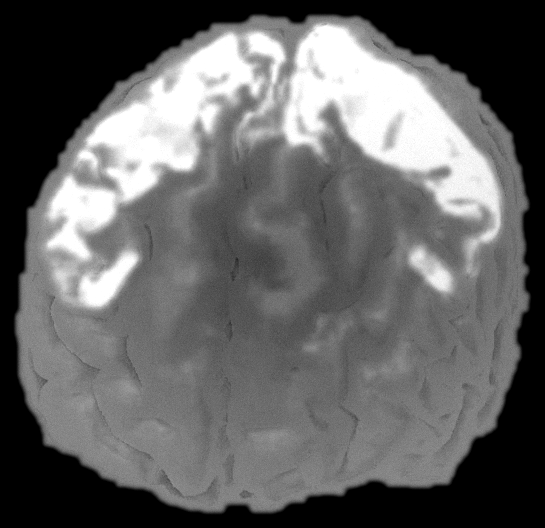
#> input picture vopo/pagoda/Neurotorium_3_T2_FLAIR.png, 545 x 528 px
$ python -i 7T-flair-segment-eVal.py   (imports and definitions only)
#> lines starting #> are read from the running program, lines starting #| are printed output that depends on the picture; after the words box and inside, x2 and y2 are one past the last pixel; in counts of white or black regions, pixels touching at a corner belong together
#!/usr/bin/env python3
"""
╔══════════════════════════════════════════════════════════════════════════════╗
║  PAGODA-Net: 7T FLAIR Tumor Segmentation Accuracy & Metrics Calculator     ║
║  ─────────────────────────────────────────────────────────────────────────  ║
║                                                                            ║
║  This script performs end-to-end evaluation of tumor segmentation on       ║
║  the projected 7T FLAIR image:                                             ║
║                                                                            ║
║    1. Extracts ground truth tumor masks from the color overlay image       ║
║    2. Segments tumors from the FLAIR image using anomaly detection         ║
║    3. Computes per-tumor and overall metrics:                              ║
║       • Accuracy, Precision, Recall, Specificity                           ║
║       • Dice Score (F1), IoU (Jaccard), F2 Score                           ║
║       • Hausdorff Distance (HD), HD95, Normalized Surface Dice (NSD)       ║
║    4. Performs instance-level matching (per-tumor IoU-based)                ║
║    5. Generates a visual confusion report and CSV summary                  ║
║                                                                            ║
║  Usage:                                                                    ║
║    python flair_segmentation_eval.py                                       ║
║    python flair_segmentation_eval.py --flair path.png --overlay path.png   ║
║    python flair_segmentation_eval.py --flair path.png --gt-mask mask.png   ║
║                                                                            ║
║  Dependencies: numpy, scipy, Pillow                                        ║
╚══════════════════════════════════════════════════════════════════════════════╝
"""

import os
import csv
import argparse
import numpy as np
from dataclasses import dataclass, field
from typing import List, Dict, Tuple, Optional

from scipy.ndimage import (
    gaussian_filter,
    binary_fill_holes,
    binary_dilation,
    binary_erosion,
    label as ndimage_label,
    distance_transform_edt,
)
from PIL import Image, ImageDraw, ImageFont


# ═══════════════════════════════════════════════════════════════════════════════
#  CONFIGURATION
# ═══════════════════════════════════════════════════════════════════════════════

# Default file paths (used when running without CLI arguments)
DEFAULT_FLAIR_PATH = "7T8_FLAIR_realistic.png"
DEFAULT_OVERLAY_PATH = "7T8_overlay_realistic.png"
DEFAULT_7T_TUMOR_PATH = "7T8_tumors_realistic.png"
DEFAULT_OUTPUT_DIR = "flair_eval_results"

EPS = 1e-8

# Colors for confusion overlay
COLOR_TP = (0, 200, 0)       # Green  — correctly detected tumor
COLOR_FP = (255, 50, 50)     # Red    — false alarm
COLOR_FN = (50, 100, 255)    # Blue   — missed tumor
COLOR_TN = (0, 0, 0)         # Black  — correct background


# ═══════════════════════════════════════════════════════════════════════════════
#  DATA CLASSES
# ═══════════════════════════════════════════════════════════════════════════════

@dataclass
class SegmentationMetrics:
    """All metrics for a single binary segmentation evaluation."""
    accuracy: float = 0.0
    precision: float = 0.0
    recall: float = 0.0
    specificity: float = 0.0
    dice: float = 0.0
    iou: float = 0.0
    f2_score: float = 0.0
    hausdorff: float = -1.0
    hausdorff_95: float = -1.0
    nsd: float = -1.0
    tp: int = 0
    fp: int = 0
    fn: int = 0
    tn: int = 0
    pred_volume: int = 0
    gt_volume: int = 0


@dataclass
class InstanceMatch:
    """A matched pair of GT and predicted tumor instances."""
    gt_id: int = 0
    pred_id: int = 0
    iou: float = 0.0
    dice: float = 0.0
    gt_area: int = 0
    pred_area: int = 0
    gt_centroid: Tuple[float, float] = (0, 0)
    pred_centroid: Tuple[float, float] = (0, 0)


@dataclass
class FullEvaluation:
    """Complete evaluation results."""
    overall: SegmentationMetrics = field(default_factory=SegmentationMetrics)
    per_instance: List[InstanceMatch] = field(default_factory=list)
    n_gt_tumors: int = 0
    n_pred_tumors: int = 0
    n_matched: int = 0
    n_false_positive: int = 0
    n_false_negative: int = 0
    mean_instance_dice: float = 0.0
    detection_rate: float = 0.0


# ═══════════════════════════════════════════════════════════════════════════════
#  METRIC COMPUTATION
# ═══════════════════════════════════════════════════════════════════════════════

# [190 lines left out: functions compute_metrics, _hausdorff, _nsd, extract_gt_from_overlay, extract_gt_from_difference, not called in this run]


# ═══════════════════════════════════════════════════════════════════════════════
#  FLAIR TUMOR SEGMENTATION (prediction)
# ═══════════════════════════════════════════════════════════════════════════════

def segment_flair_tumors(
    flair_path: str,
    min_area: int = 30,
    hyper_z_thresh: float = 2.0,
    hypo_z_thresh: float = -2.0,
) -> np.ndarray:
    """
    Segment tumors from a T2-FLAIR image using multi-scale anomaly detection.

    In FLAIR images:
      • Hyperintense tumors appear as BRIGHT spots (edema, gliosis)
      • Hypointense tumors appear as DARK spots (necrosis, hemorrhage)
      • Both are detected as deviations from local tissue mean

    Parameters
    ----------
    flair_path : str
        Path to the T2-FLAIR image.
    min_area : int
        Minimum tumor area in pixels to keep (filters noise).
    hyper_z_thresh : float
        Z-score threshold for hyperintense detection.
    hypo_z_thresh : float
        Z-score threshold for hypointense detection.

    Returns
    -------
    np.ndarray (bool)
        Binary predicted tumor mask.
    """
#> called with flair_path = 'Neurotorium_3_T2_FLAIR.png', min_area = 30, hyper_z_thresh = 2, hypo_z_thresh = -2
    print("  Segmenting tumors from FLAIR image...")

    img = Image.open(flair_path).convert("L")
    arr = np.array(img).astype(float)
    h, w = arr.shape
#> h = 528; w = 545

    # ── Brain mask ──
    brain = arr > 10
#> brain: shape (528, 545) bool; 72.6% white; 1 black region, box (x1, y1, x2, y2) and area: (0, 0, 545, 528) 78906
    brain = binary_fill_holes(brain)
    brain = binary_erosion(brain, iterations=3)
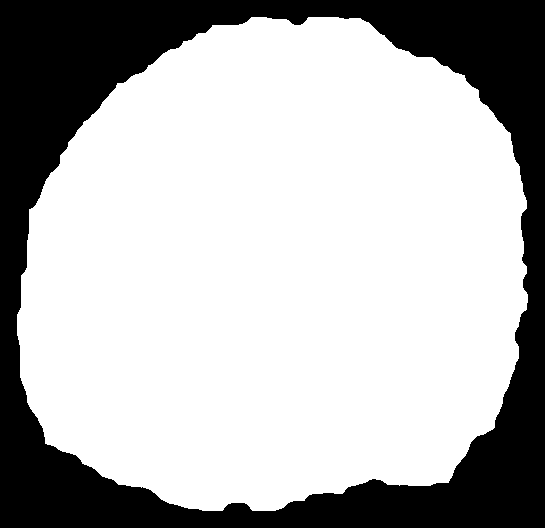
#> brain: shape (528, 545) bool; 70.9% white; 1 black region, box (x1, y1, x2, y2) and area: (0, 0, 545, 528) 83659
    brain = binary_dilation(brain, iterations=3)
#> brain: shape (528, 545) bool; 72.6% white; 1 black region, box (x1, y1, x2, y2) and area: (0, 0, 545, 528) 78970
    brain = binary_fill_holes(brain)
    lb, nb = ndimage_label(brain)
#> nb = 1
    if nb > 1:
        sizes = [np.sum(lb == i) for i in range(1, nb + 1)]
        brain = lb == (np.argmax(sizes) + 1)

    inner = binary_erosion(brain, iterations=6)
#> inner: shape (528, 545) bool; 69.3% white; 1 black region, box (x1, y1, x2, y2) and area: (0, 0, 545, 528) 88276

    # ── Multi-scale anomaly detection ──
    z_hyper = np.zeros_like(arr)
    z_hypo = np.zeros_like(arr)

    for sigma in [3, 5, 8, 12]:
        local_mean = gaussian_filter(arr, sigma=sigma)
        local_var = gaussian_filter((arr - local_mean) ** 2, sigma=sigma * 1.5)
        local_std = np.sqrt(local_var + EPS)

        z = (arr - local_mean) / (local_std + EPS)
        z_hyper = np.maximum(z_hyper, z)
        z_hypo = np.minimum(z_hypo, z)
#> this loop made 4 passes
#> pass 1, in segment_flair_tumors, `z = (arr - local_mean) / (local_std + EPS)`:
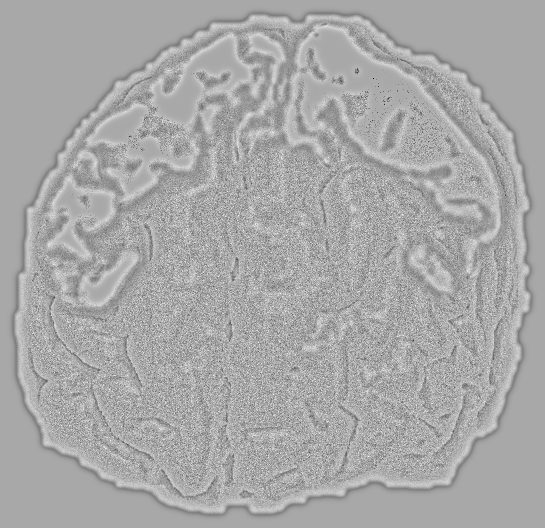
#> z: shape (528, 545) float64; min -7.94, max 4.06, mean 0.000416; drawn with min black and max white
#> after the loop:
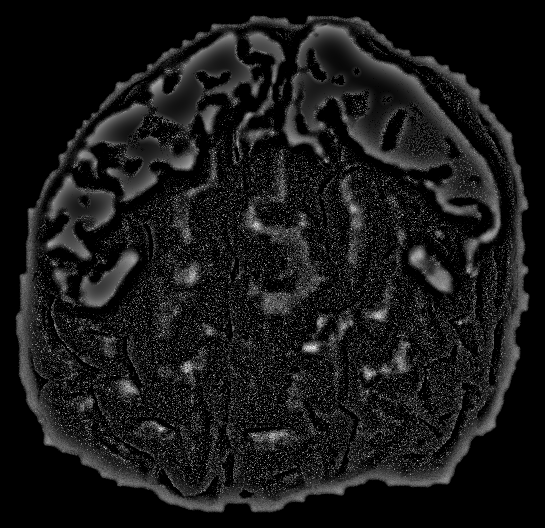
#> z_hyper: shape (528, 545) float64; min 0, max 4.4, mean 0.422; drawn with min black and max white
#> after the loop:
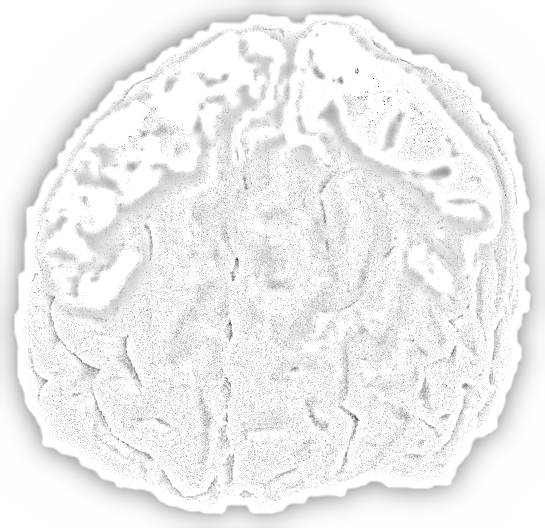
#> z_hypo: shape (528, 545) float64; min -7.94, max 0, mean -0.45; drawn with min black and max white

    # Hyperintense (bright spots)
    hyper_mask = (z_hyper > hyper_z_thresh) & inner
#> hyper_mask: shape (528, 545) bool; 1.9% white in thin lines or dots, all inside (x1, y1, x2, y2) = (21, 25, 525, 508)

    # Hypointense (dark spots) — exclude ventricles
    hypo_raw = (z_hypo < hypo_z_thresh) & inner & (arr > 5)
#> hypo_raw: shape (528, 545) bool; 1.8% white in thin lines or dots, all inside (x1, y1, x2, y2) = (30, 24, 517, 498)
    # Filter out ventricles (large dark connected regions)
    hypo_labeled, n_hypo = ndimage_label(hypo_raw)
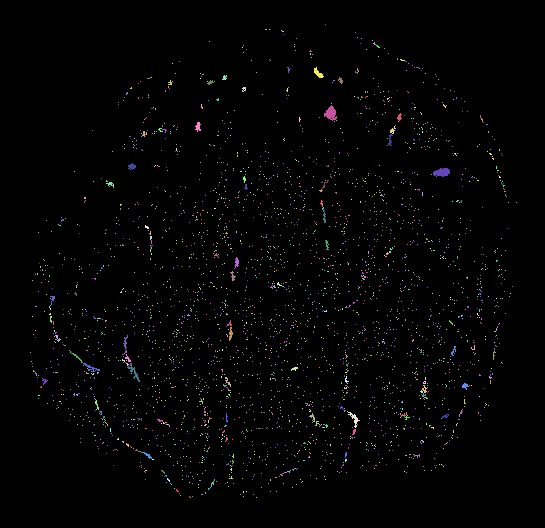
#> hypo_labeled: shape (528, 545) int32; 3089 distinct labels, from 0 to 3088; one colour per label, 0 black
#> n_hypo = 3088
    hypo_mask = np.zeros_like(hypo_raw)
    for i in range(1, n_hypo + 1):
        comp = hypo_labeled == i
        if comp.sum() < 500:  # not a ventricle
            hypo_mask |= comp

    # Combine
    tumor_raw = hyper_mask | hypo_mask
#> tumor_raw: shape (528, 545) bool; 3.7% white in thin lines or dots, all inside (x1, y1, x2, y2) = (21, 24, 525, 508)

    # Morphological cleanup
    tumor_raw = binary_dilation(tumor_raw, iterations=1)
#> tumor_raw: shape (528, 545) bool; 12.5% white in thin lines or dots, all inside (x1, y1, x2, y2) = (20, 23, 526, 509)
    tumor_raw = binary_fill_holes(tumor_raw)
    tumor_raw = binary_erosion(tumor_raw, iterations=1)

    # Filter by minimum area
    labeled, n = ndimage_label(tumor_raw)
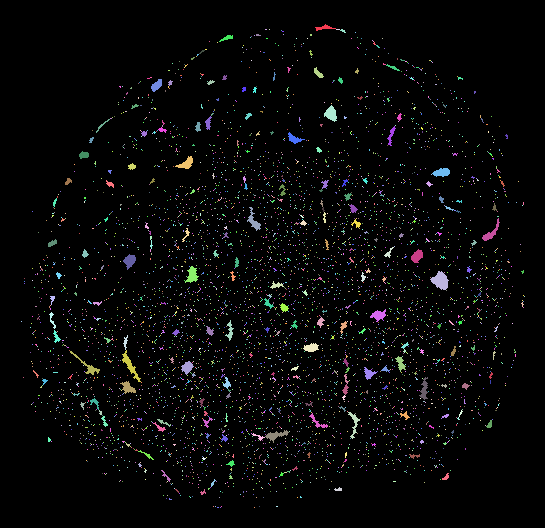
#> labeled: shape (528, 545) int32; 5220 distinct labels, from 0 to 5219; one colour per label, 0 black
#> n = 5219
    pred_mask = np.zeros_like(tumor_raw)
    for i in range(1, n + 1):
        comp = labeled == i
        if comp.sum() >= min_area:
            pred_mask |= comp
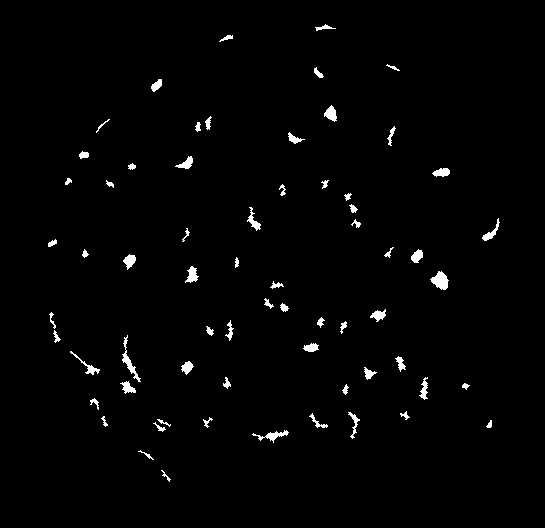
#> pred_mask: shape (528, 545) bool; 1.5% white; 66 white regions, largest, box (x1, y1, x2, y2) and area: (430, 271, 449, 290) 218, (122, 335, 141, 382) 192, (252, 430, 289, 443) 154

    print(f"    Predicted tumor pixels: {pred_mask.sum()}")
#|     Predicted tumor pixels: 4429
    print(f"    Predicted tumor regions: {ndimage_label(pred_mask)[1]}")
#|     Predicted tumor regions: 68

    return pred_mask


# ═══════════════════════════════════════════════════════════════════════════════
#  INSTANCE-LEVEL MATCHING
# ═══════════════════════════════════════════════════════════════════════════════

# [557 lines left out: functions match_instances, create_visual_report, export_csv, print_results, evaluate, main, not called in this run]


# [11 lines not run here, left out]

>>> result = segment_flair_tumors('Neurotorium_3_T2_FLAIR.png')

$ run again, on vopo/pagoda/swi7T3_T2_FLAIR.png
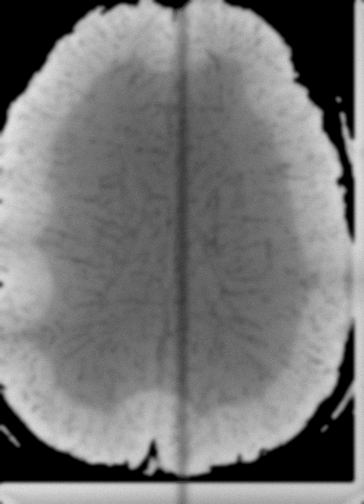
#> input picture vopo/pagoda/swi7T3_T2_FLAIR.png, 364 x 504 px
#> in segment_flair_tumors, `lb, nb = ndimage_label(brain)`:
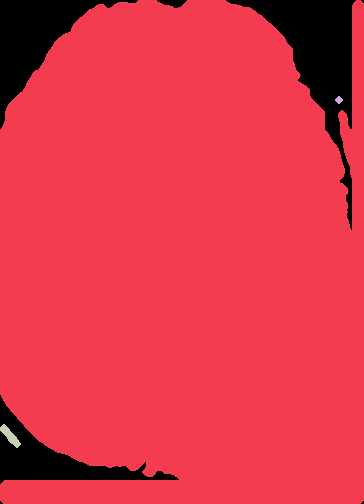
#> lb: shape (504, 364) int32; 4 distinct labels, from 0 to 3; one colour per label, 0 black
#> nb = 3
#> sizes = [165091, 40, 200]
#> inner: shape (504, 364) bool; 82.5% white; 1 black region, box (x1, y1, x2, y2) and area: (0, 0, 364, 504) 32168
#> hyper_mask: shape (504, 364) bool; 1.3% white in thin lines or dots, all inside (x1, y1, x2, y2) = (6, 14, 358, 459)
#> hypo_raw: shape (504, 364) bool; 3% white in thin lines or dots, all inside (x1, y1, x2, y2) = (6, 13, 353, 481)
#> hypo_labeled: shape (504, 364) int32; 2309 distinct labels, from 0 to 2308
#> n_hypo = 2308
#> labeled: shape (504, 364) int32; 3836 distinct labels, from 0 to 3835
#> n = 3835
#> after the loop in segment_flair_tumors, `for i in range(1, n + 1):`:
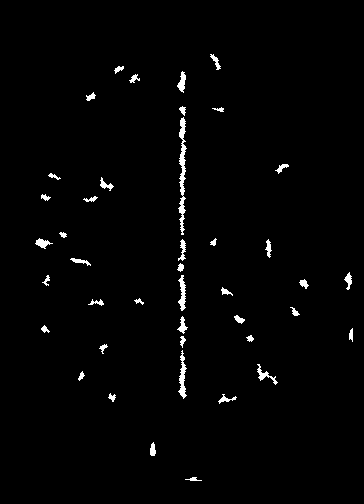
#> pred_mask: shape (504, 364) bool; 1.6% white; 42 white regions, largest, box (x1, y1, x2, y2) and area: (178, 117, 187, 235) 471, (178, 350, 187, 399) 202, (178, 275, 186, 311) 163
#|     Predicted tumor pixels: 2899
#|     Predicted tumor regions: 43
